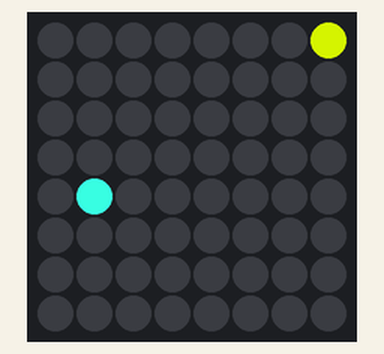
A program run on a simulated Raspberry Pi (BCM pin numbers) with a Sense HAT. Parts: the Sense HAT's 8×8 RGB LED matrix. Dim RGB values are drawn brighter than linear; random numbers come from a fixed seed.

Above: at 0.45 s.
At 5.52 s:
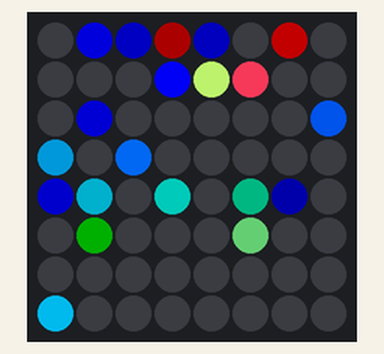
At 11.56 s:
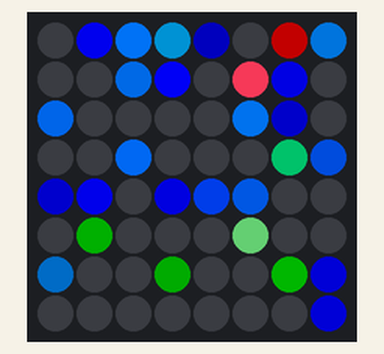
At 15.96 s:
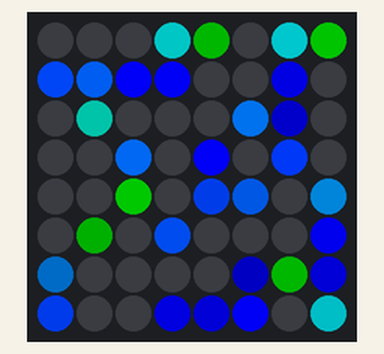
At 28.65 s:
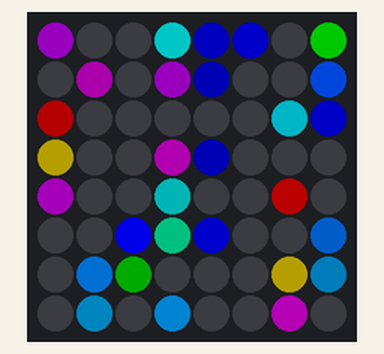
At 39.44 s:
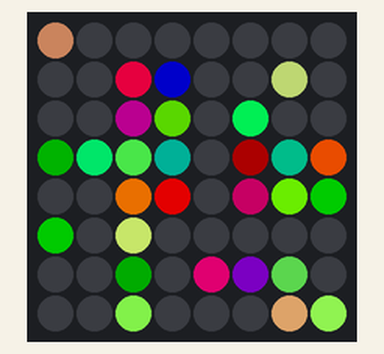

The program:

sparkle-hat.py
```python
from sense_hat import SenseHat
from random import randint
from time import sleep

sense = SenseHat()
f1 = 255
f2 = 255
f3 = 255
while True:
    if randint(0, 100) == 1:
        f1 = randint(0, 255)
        f2 = randint(0, 255)
        f3 = randint(0, 255)
    x = randint(0, 7)
    y = randint(0, 7)
    r = randint(0, f1)
    g = randint(0, f2)
    b = randint(0, f3)
    sense.set_pixel(x, y, r, g, b)
    sleep(0.03*randint(0,9))
    x = randint(0, 7)
    y = randint(0, 7)
    sense.set_pixel(x, y, 0, 0, 0)
```
